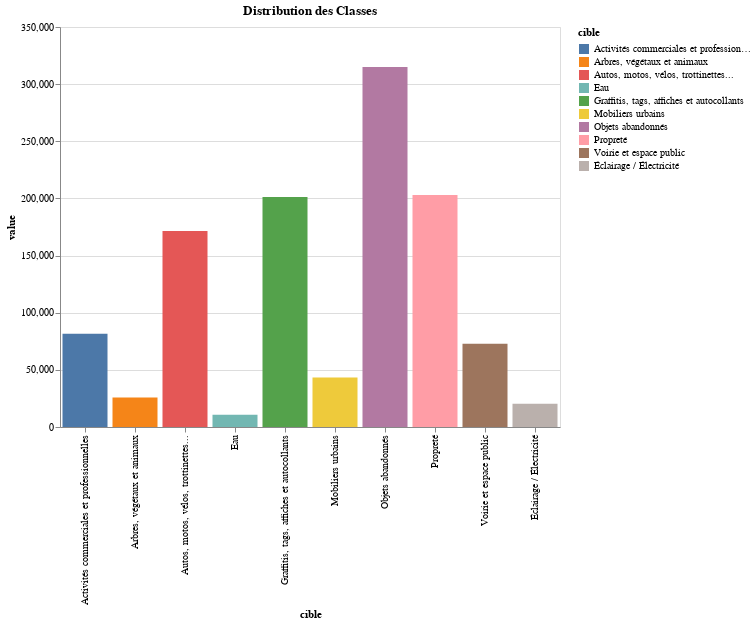

This figure's notebook cell:
### Code cell
import altair as alt

chart=alt.Chart(count_Viz).mark_bar().encode(
    x='cible:N',
    y='value:Q',
    color=alt.Color("cible:N"),
    tooltip=['cible:N', 'value:Q'] 
).properties(
    width=500,
    height=400,
    title="Distribution des Classes"
).interactive()

chart.display()

### Figure 1 — Vega-Lite specification as saved in the notebook (floating-point values rounded to 4 significant figures)
{"config": {"view": {"continuousWidth": 300, "continuousHeight": 300}}, "data": {"name": "data-8724d167cabd18cdfd22bac80ae235cc"}, "mark": {"type": "bar"}, "encoding": {"color": {"field": "cible", "type": "nominal"}, "tooltip": [{"field": "cible", "type": "nominal"}, {"field": "value", "type": "quantitative"}], "x": {"field": "cible", "type": "nominal"}, "y": {"field": "value", "type": "quantitative"}}, "height": 400, "params": [{"name": "param_1", "select": {"type": "interval", "encodings": ["x", "y"]}, "bind": "scales"}], "title": "Distribution des Classes", "width": 500, "$schema": "https://vega.github.io/schema/vega-lite/v5.17.0.json", "datasets": {"data-8724d167cabd18cdfd22bac80ae235cc": [{"cible": "Objets abandonnés", "value": 314932}, {"cible": "Propreté", "value": 202904}, {"cible": "Graffitis, tags, affiches et autocollants", "value": 201240}, {"cible": "Autos, motos, vélos, trottinettes...", "value": 171512}, {"cible": "Activités commerciales et professionnelles", "value": 81523}, {"cible": "Voirie et espace public", "value": 72845}, {"cible": "Mobiliers urbains", "value": 43293}, {"cible": "Arbres, végétaux et animaux", "value": 25804}, {"cible": "Éclairage / Électricité", "value": 20366}, {"cible": "Eau", "value": 10679}]}}
